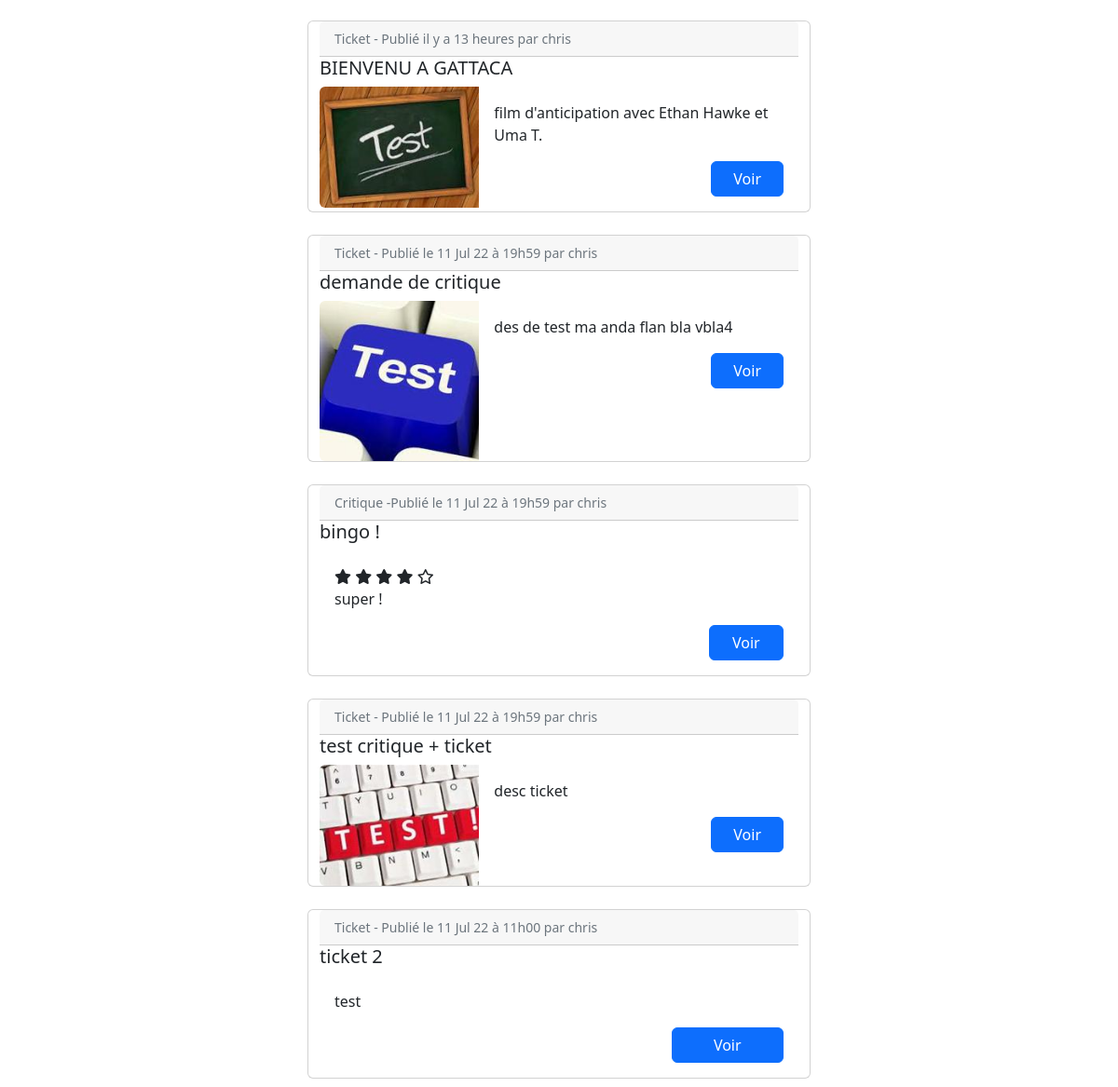
Page /posts/ (signed in, middle part) on the earlier database version.
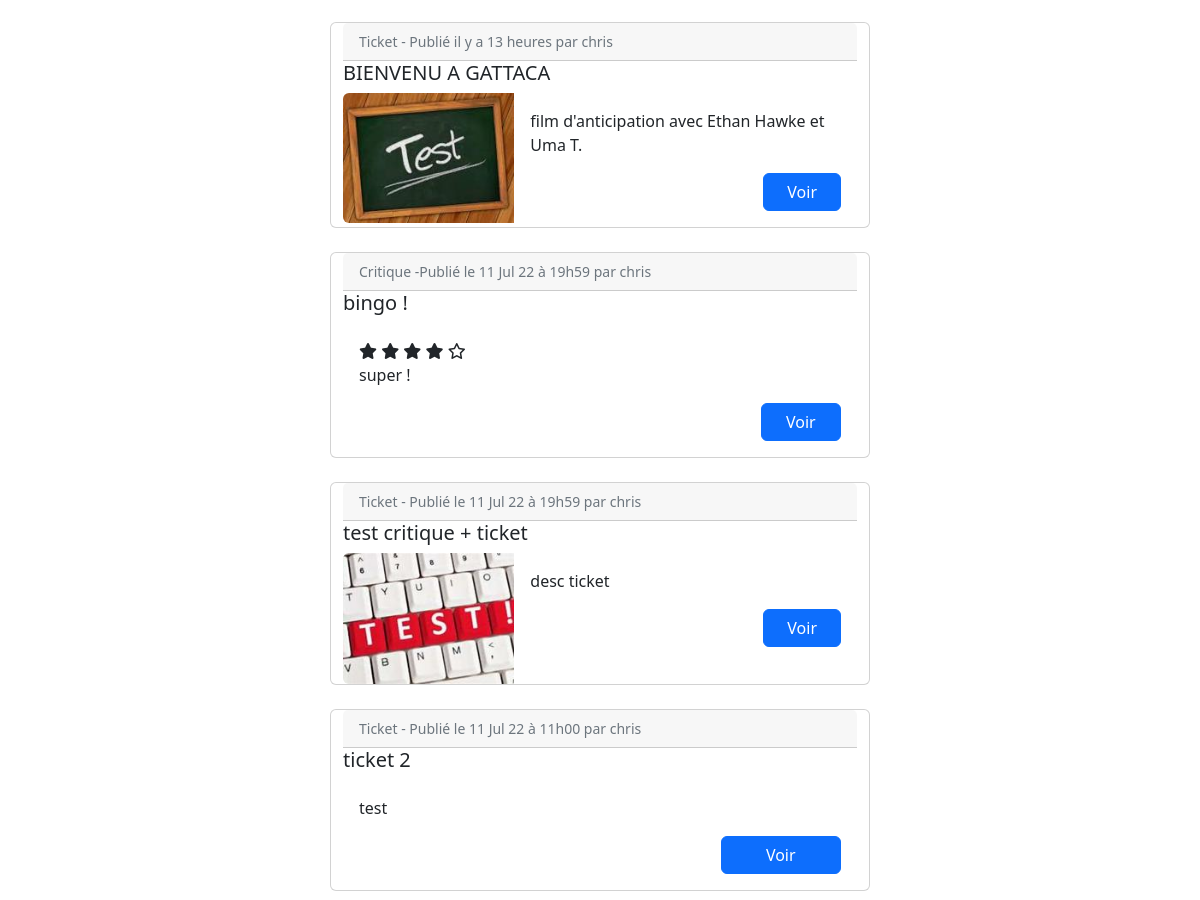
Same page on the later database version.
### reviews/models.py (models this page shows, shortened)
class Ticket(models.Model):
    title = models.fields.CharField(max_length=128)
    description = models.fields.TextField(max_length=2048, blank=True)
    image = models.ImageField(null=True, blank=True)
    time_created = models.DateTimeField(auto_now_add=True)
    last_edited = models.DateTimeField(auto_now_add=True, null=True)
    user = models.ForeignKey(settings.AUTH_USER_MODEL, null=True, on_delete=models.CASCADE)
    IMAGE_MAX_SIZE = (200, 200)

class Review(models.Model):
    class Rating(models.IntegerChoices):
        ZERO = 0
        ONE = 1
        TWO = 2
        THREE = 3
        FOUR = 4
        FIVE = 5
    ticket = models.ForeignKey(Ticket, on_delete=models.CASCADE)
    headline = models.fields.CharField(max_length=128)
    body = models.fields.TextField(max_length=8192, blank=True)
    rating = models.fields.IntegerField(choices=Rating.choices, default=0)
    time_created = models.DateTimeField(auto_now_add=True)
    last_edited = models.DateTimeField(auto_now_add=True, null=True)
    user = models.ForeignKey(settings.AUTH_USER_MODEL, on_delete=models.CASCADE)

### authentication/models.py (models this page shows)
class User(AbstractUser):
    follows = models.ManyToManyField(
        'self',
        symmetrical=False,
        verbose_name='Utilisateurs suivis: ',
        through='UserFollows',
        related_name='followed_users'
    )
    followers = models.ManyToManyField(
        'self',
        symmetrical=False,
        verbose_name='Utilisateurs abonnés: ',
        through='UserFollowing',
        related_name='followed_by'
    )

### reviews/views.py (the view)
# urls.py: path('posts/', reviews.views.posts, name='posts')
@login_required
def posts(request):
    tickets = models.Ticket.objects.filter(user=request.user)
    reviews = models.Review.objects.filter(user=request.user)
    posts = sorted(
        chain(tickets, reviews),
        key=lambda instance: instance.time_created,
        reverse=True
    )
    return render(request, 'reviews/posts.html', {'posts': posts})

### reviews/templatetags/review_tag.py (called while the page is built)
@register.filter
def model_type(value):
    return type(value).__name__

@register.filter
def get_posted_at_display(posted_at):
    seconds_ago = (timezone.now() - posted_at).total_seconds()
    if seconds_ago <= HOUR:
        return f'Publié il y a {int(seconds_ago // MINUTE)} minutes'
    elif seconds_ago <= DAY:
        return f'Publié il y a {int(seconds_ago // HOUR)} heures'
    return f'Publié le {posted_at.strftime("%d %b %y à %Hh%M")}'

### reviews/templates/reviews/posts.html (shortened to what this page needs)
{% extends 'base.html' %}
{% load review_tag %}
{% block content %}
<div class="container-fluid">
    <div class="grid-container">
        {% for instance in posts %}
            {% if instance|model_type == 'Ticket' %}
                {% include 'reviews/partials/ticket_snippet.html' with ticket=instance %}
            {% elif instance|model_type == 'Review' %}
                {% include 'reviews/partials/review_snippet.html' with review=instance %}
            {% endif %}
        {% endfor %}
    </div>
</div>
{% endblock content %}

### reviews/templates/reviews/partials/review_snippet.html
{% load review_tag %}
<div class="container-fluid">
    <div class="row justify-content-center">
        <div class="card mb-4" style="max-width: 540px;">
          <div class="row g-0">
              <p class="card-header"><small class="text-muted">Critique -{{ review.time_created|get_posted_at_display }}
                    par {{ review.user}}</small></p>
            <h5 class="card-title">{{ review.headline }}</h5>
            <div class="post card-body col-md-8">
                {% if review.rating == 0 %}
                    <i class="fa-regular fa-star"></i>
                    <i class="fa-regular fa-star"></i>
                    <i class="fa-regular fa-star"></i>
                    <i class="fa-regular fa-star"></i>
                    <i class="fa-regular fa-star"></i>
                {% elif review.rating == 1 %}
                    <i class="fa-solid fa-star"></i>
                    <i class="fa-regular fa-star"></i>
                    <i class="fa-regular fa-star"></i>
                    <i class="fa-regular fa-star"></i>
                    <i class="fa-regular fa-star"></i>
                {% elif review.rating == 2 %}
                    <i class="fa-solid fa-star"></i>
                    <i class="fa-solid fa-star"></i>
                    <i class="fa-regular fa-star"></i>
                    <i class="fa-regular fa-star"></i>
                    <i class="fa-regular fa-star"></i>
                {% elif review.rating == 3 %}
                    <i class="fa-solid fa-star"></i>
                    <i class="fa-solid fa-star"></i>
                    <i class="fa-solid fa-star"></i>
                    <i class="fa-regular fa-star"></i>
                    <i class="fa-regular fa-star"></i>
                {% elif review.rating == 4 %}
                    <i class="fa-solid fa-star"></i>
                    <i class="fa-solid fa-star"></i>
                    <i class="fa-solid fa-star"></i>
                    <i class="fa-solid fa-star"></i>
                    <i class="fa-regular fa-star"></i>
                {% elif review.rating == 5 %}
                    <i class="fa-solid fa-star"></i>
                    <i class="fa-solid fa-star"></i>
                    <i class="fa-solid fa-star"></i>
                    <i class="fa-solid fa-star"></i>
                    <i class="fa-solid fa-star"></i>
                {% endif %}
                <p class="card-text">{{ review.body }}</p>
                <div class="text-end">
                    <a class="btn btn-primary col-2" href="{% url 'view_review' review.id %}">Voir</a>
                </div>
            </div>
          </div>
        </div>
    </div>
</div>

### reviews/templates/reviews/partials/ticket_snippet.html
{% load review_tag %}
<div class="container-fluid">
    <div class="row justify-content-center">
        <div class="card mb-4" style="max-width: 540px;">
          <div class="row g-0">
              <p class="card-header"><small class="text-muted">Ticket - {{ ticket.time_created|get_posted_at_display }}
                    par {{ ticket.user}}</small></p>
              <h5 class="card-title">{{ ticket.title }}</h5>
              {% if ticket.image %}
                <div class="col-md-4">
                  <img class="img-fluid rounded-start" src="{{ ticket.image.url }}">
                </div>
              {% endif %}
              <div class="card-body col-md-8">
                    <p class="card-text">{{ ticket.description }}</p>
                    <div class="text-end">
                        <a class="btn btn-primary col-3" href="{% url 'view_ticket' ticket.id %}">Voir</a>
                    </div>
              </div>
          </div>
        </div>
    </div>
</div>

Differences in the rows shown:
removed Ticket: time_created|get_posted_at_display "Publié le 11 Jul 22 à 19h59", user "chris", title "demande de critique", image (picture), description "des de test ma anda flan bla vbla4"
